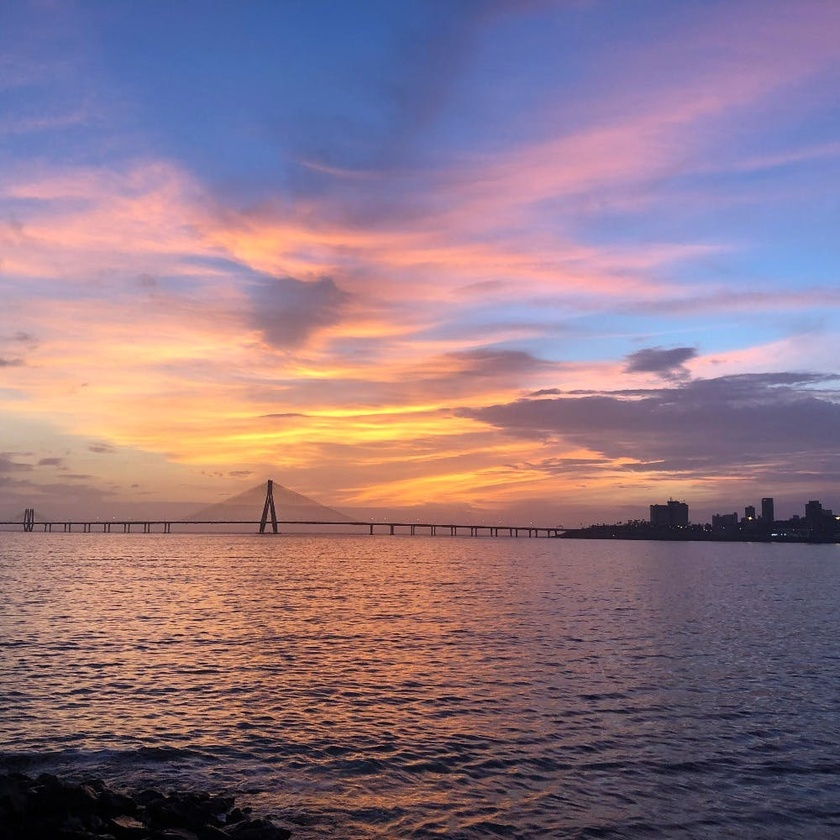
%> input picture src/sample images/rgb.jpg, 840 x 840 px, shrunk from 1000 x 1000 before the run
$ octave Exp1_task2_b204.m   (GNU Octave 9; MATLAB toolbox functions it lacks are replaced by stand-ins)
%> lines starting %> are read from the running program, lines starting %| are printed output that depends on the picture
rgb= imread('D:\College\Sem 5\IMAGE PROCESSING\sample images\rgb.jpg');
%> rgb is the input picture: size 840x840x3 uint8; mean R, G, B 143.2, 118.5, 132.6
bw = imread('D:\College\Sem 5\IMAGE PROCESSING\sample images\b & w.jpg');
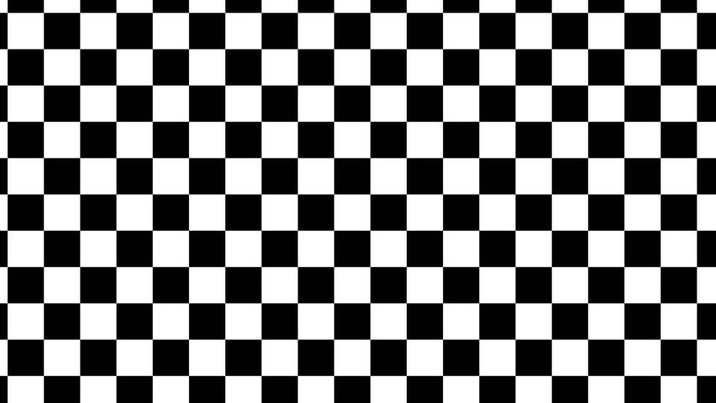
%> input picture src/sample images/b & w.jpg, 716 x 403 px, shrunk from 852 x 480 before the run
%> bw is the input picture: size 403x716x3 uint8; min 0, max 255, mean 127.8
mountain = imread('D:\College\Sem 5\IMAGE PROCESSING\sample images\mountain.jpg');
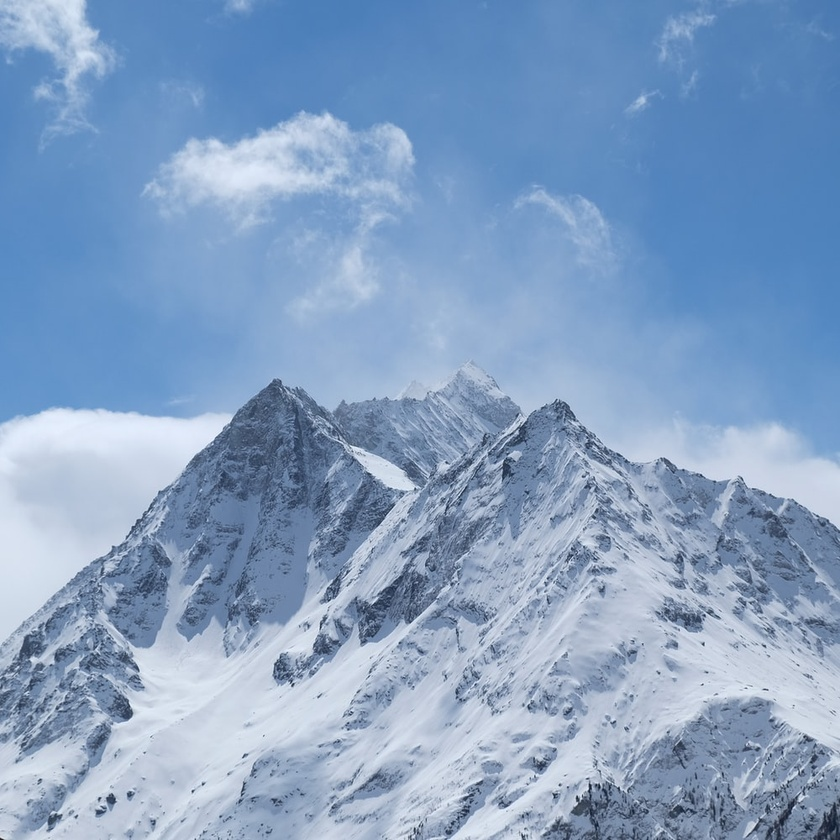
%> input picture src/sample images/mountain.jpg, 840 x 840 px, shrunk from 1000 x 1000 before the run
%> mountain is the input picture: size 840x840x3 uint8; mean R, G, B 132.8, 160.2, 194.6
img1 = rgb + mountain;
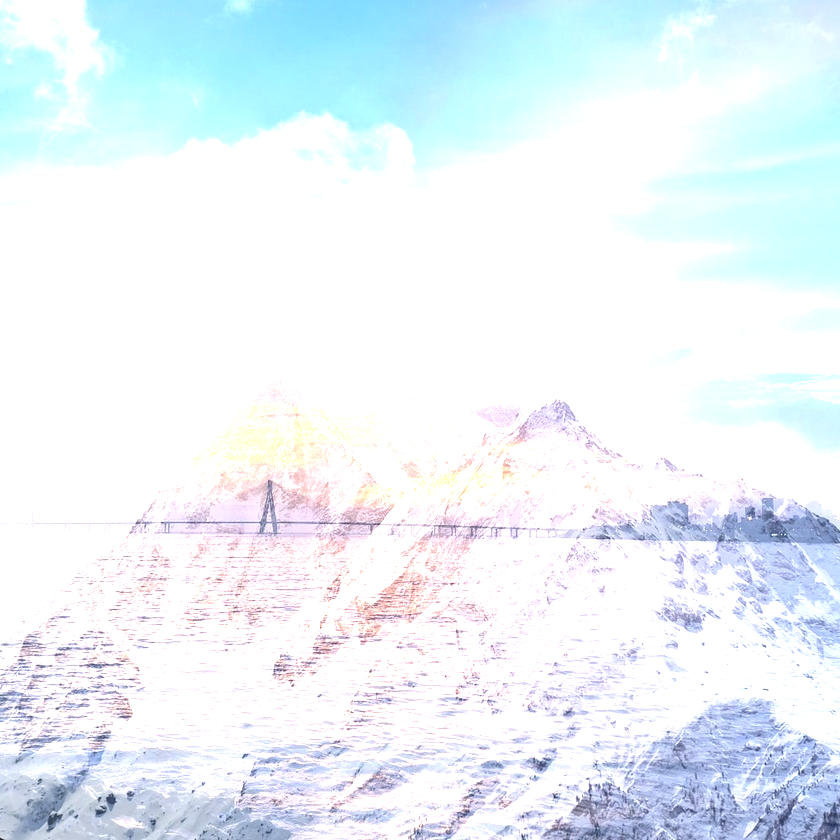
%> img1: size 840x840x3 uint8; mean R, G, B 234.5, 243.8, 250.1
img2 = mountain - rgb;
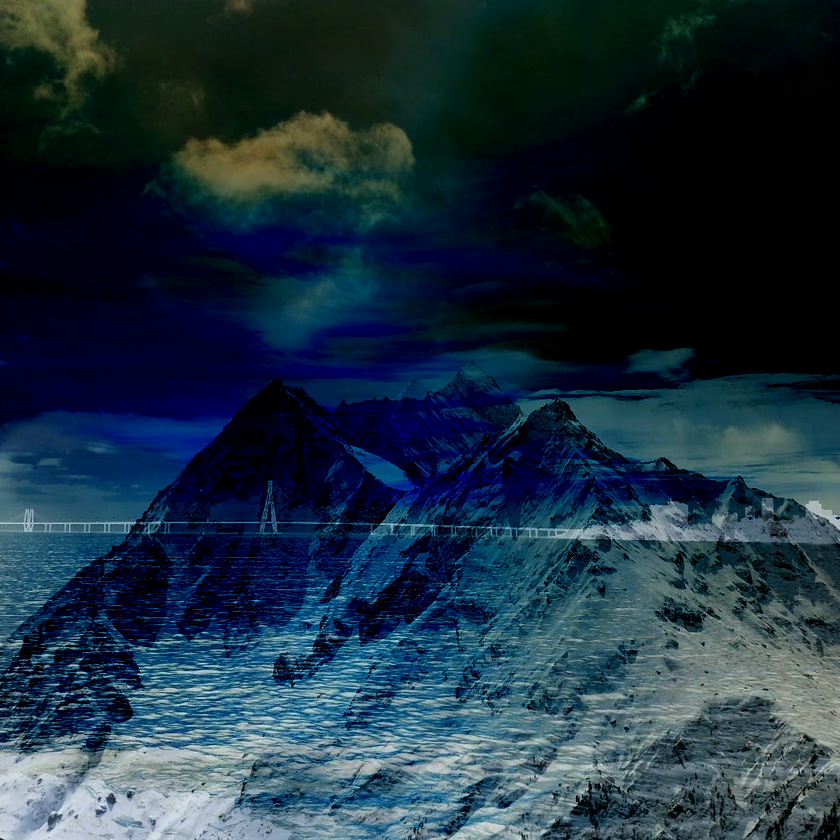
%> img2: size 840x840x3 uint8; mean R, G, B 28.1, 48.9, 63.7

img3 = mountain/10;
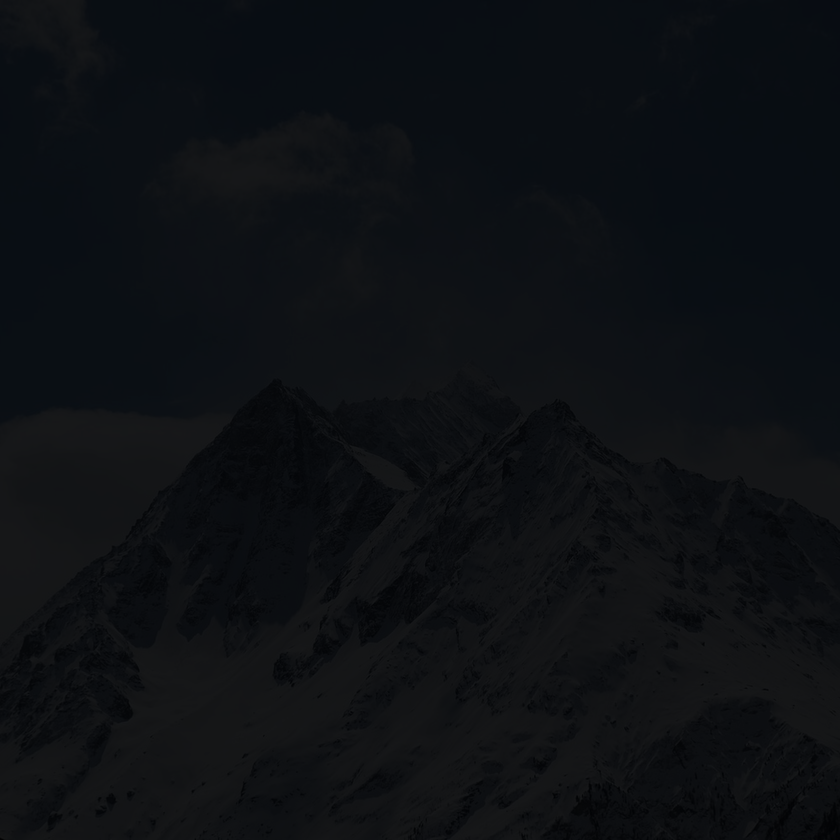
%> img3: size 840x840x3 uint8; mean R, G, B 13.3, 16.1, 19.5
img4 = mountain/50;
img5 = mountain/255;
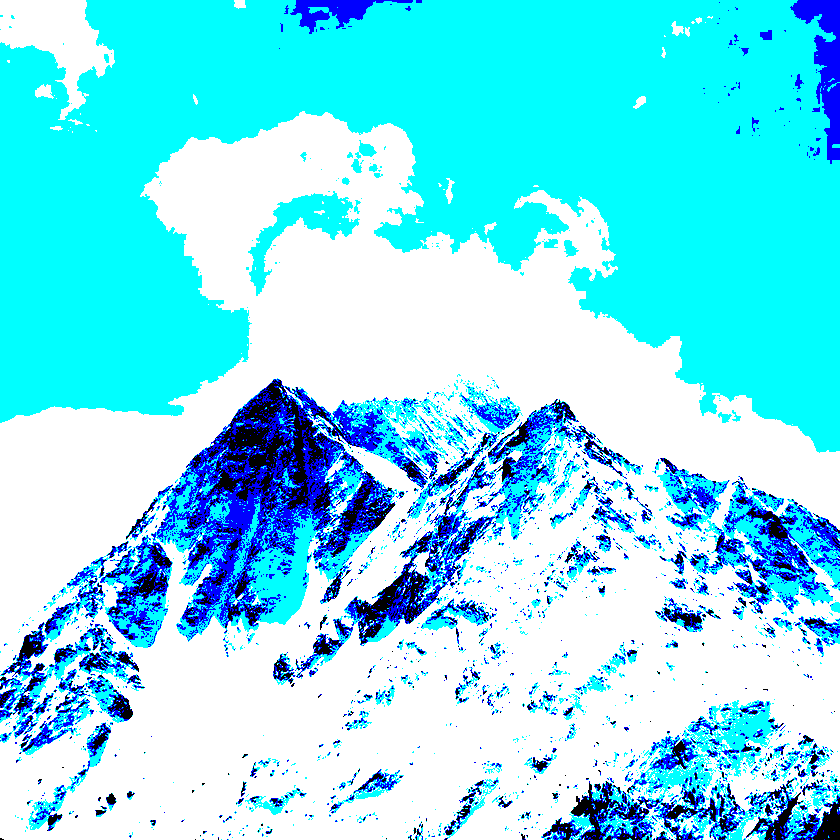
%> img5: size 840x840x3 uint8; mean R, G, B 0.478, 0.894, 0.963; drawn with 1 as white

img6 = mountain*10;
img7 = mountain*50;
%> img7: size 840x840x3 uint8; every value is 255
img8 = mountain*255;

img9 = rgb .*mountain;
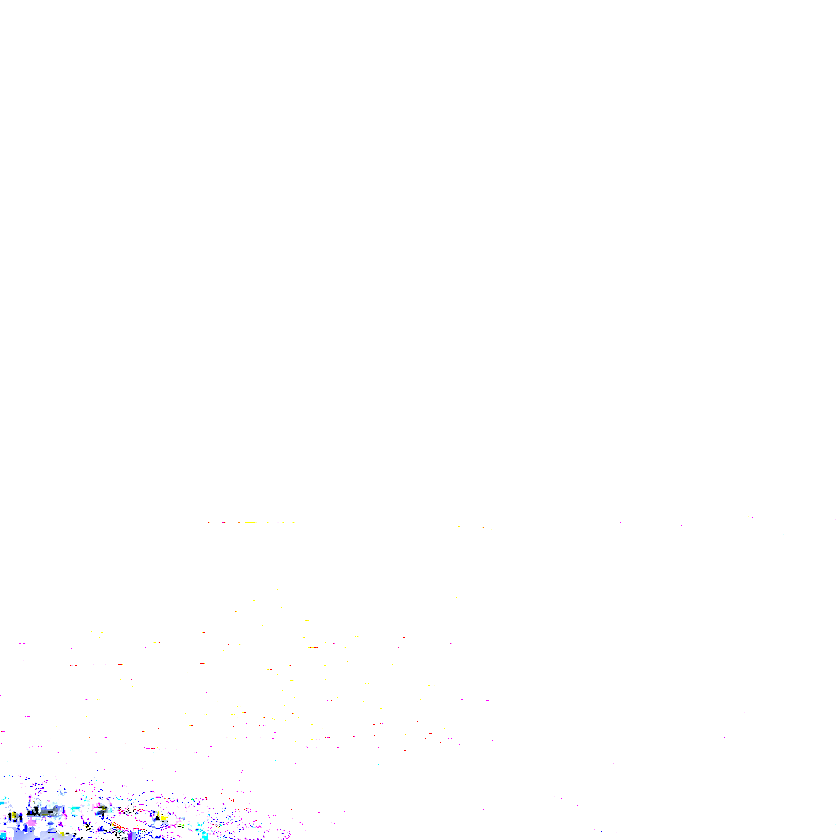
%> img9: size 840x840x3 uint8; mean R, G, B 254.5, 254.4, 254.8
img10 = rgb ./mountain;

subplot(4,3,1);imshow(img1);title('addition of 2 image');
subplot(4,3,2);imshow(img2);title('subtraction of 2 image');
subplot(4,3,3);imshow(img3);title('divide by 10');
subplot(4,3,4);imshow(img4);title('divide by 50');
subplot(4,3,5);imshow(img5);title('divide by 255');
subplot(4,3,6);imshow(img6);title('multiply by 10');
subplot(4,3,7);imshow(img7);title('multiply by 50');
subplot(4,3,8);imshow(img8);title('multiply by 255');
subplot(4,3,9);imshow(img9);title('multiply two images');
subplot(4,3,10);imshow(img10);title('divide two images');
